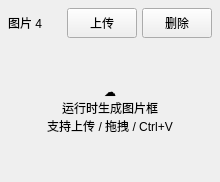
                     <widget class="QFrame" name="imageCard4">
                      <property name="minimumSize">
                       <size>
                        <width>210</width>
                        <height>180</height>
                       </size>
                      </property>
                      <layout class="QVBoxLayout" name="imageCard4Layout">
                       <property name="spacing">
                        <number>6</number>
                       </property>
                       <property name="leftMargin">
                        <number>8</number>
                       </property>
                       <property name="topMargin">
                        <number>8</number>
                       </property>
                       <property name="rightMargin">
                        <number>8</number>
                       </property>
                       <property name="bottomMargin">
                        <number>8</number>
                       </property>
                       <item>
                        <layout class="QHBoxLayout" name="imageCard4HeaderLayout">
                         <property name="spacing">
                          <number>5</number>
                         </property>
                         <property name="leftMargin">
                          <number>0</number>
                         </property>
                         <property name="topMargin">
                          <number>0</number>
                         </property>
                         <property name="rightMargin">
                          <number>0</number>
                         </property>
                         <property name="bottomMargin">
                          <number>0</number>
                         </property>
                         <item>
                          <widget class="QLabel" name="lblImageNumber4">
                           <property name="text">
                            <string>图片 4</string>
                           </property>
                          </widget>
                         </item>
                         <item>
                          <spacer name="imageCard4Spacer">
                           <property name="orientation">
                            <enum>Qt::Orientation::Horizontal</enum>
                           </property>
                           <property name="sizeType">
                            <enum>QSizePolicy::Policy::Expanding</enum>
                           </property>
                           <property name="sizeHint" stdset="0">
                            <size>
                             <width>20</width>
                             <height>20</height>
                            </size>
                           </property>
                          </spacer>
                         </item>
                         <item>
                          <widget class="QPushButton" name="btnUploadImage4">
                           <property name="minimumSize">
                            <size>
                             <width>58</width>
                             <height>30</height>
                            </size>
                           </property>
                           <property name="maximumSize">
                            <size>
                             <width>70</width>
                             <height>30</height>
                            </size>
                           </property>
                           <property name="toolTip">
                            <string>上传第 4 张图片</string>
                           </property>
                           <property name="text">
                            <string>上传</string>
                           </property>
                          </widget>
                         </item>
                         <item>
                          <widget class="QPushButton" name="btnDeleteImage4">
                           <property name="minimumSize">
                            <size>
                             <width>58</width>
                             <height>30</height>
                            </size>
                           </property>
                           <property name="maximumSize">
                            <size>
                             <width>70</width>
                             <height>30</height>
                            </size>
                           </property>
                           <property name="toolTip">
                            <string>删除第 4 张图片</string>
                           </property>
                           <property name="text">
                            <string>删除</string>
                           </property>
                          </widget>
                         </item>
                        </layout>
                       </item>
                       <item>
                        <widget class="QLabel" name="lblImageDropZone4">
                         <property name="minimumSize">
                          <size>
                           <width>0</width>
                           <height>130</height>
                          </size>
                         </property>
                         <property name="text">
                          <string>☁
运行时生成图片框
支持上传 / 拖拽 / Ctrl+V</string>
                         </property>
                         <property name="alignment">
                          <set>Qt::AlignmentFlag::AlignCenter</set>
                         </property>
                         <property name="wordWrap">
                          <bool>true</bool>
                         </property>
                         <property name="dropZone" stdset="0">
                          <bool>true</bool>
                         </property>
                        </widget>
                       </item>
                      </layout>
                      <property name="uiPlaceholder">
                       <bool>true</bool>
                      </property>
                     </widget>
